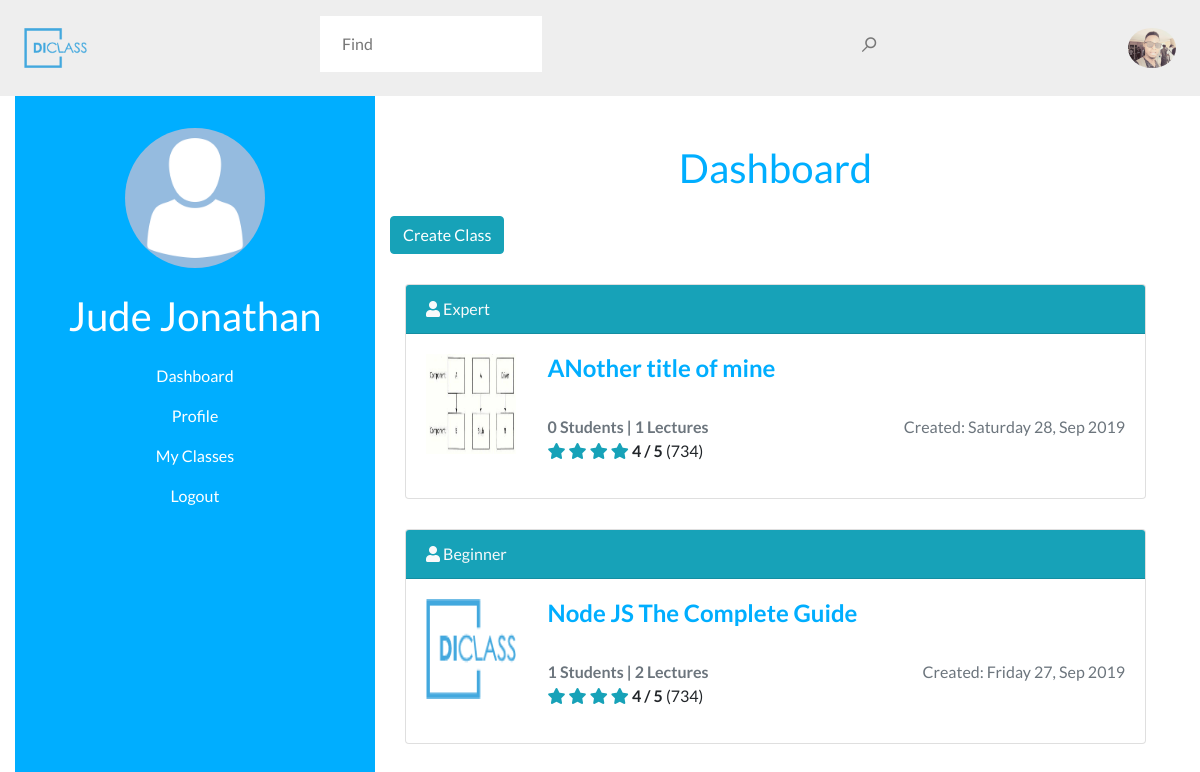
The page /teacher_dashboard.php (signed in) on the database its author committed.
### tables this page shows
CREATE TABLE `teachers` (
  `teacher_id` int(255) NOT NULL,
  `email` varchar(100) NOT NULL,
  `fullname` varchar(100) NOT NULL,
  `bio` varchar(300) NOT NULL,
  `password` varchar(100) NOT NULL,
  `phone` varchar(30) NOT NULL,
  `teacher_photo` varchar(300) NOT NULL,
  `date` datetime NOT NULL DEFAULT CURRENT_TIMESTAMP
);

CREATE TABLE `class` (
  `class_id` int(255) NOT NULL,
  `teacher_id` int(255) NOT NULL,
  `title` varchar(150) NOT NULL,
  `level` varchar(100) NOT NULL,
  `description` text NOT NULL,
  `date_created` datetime NOT NULL DEFAULT CURRENT_TIMESTAMP,
  `completed` int(5) NOT NULL DEFAULT '0',
  `class_thumbnail` varchar(200) NOT NULL
);

### teacher_dashboard.php (the view, shortened to what this page needs)
<?php session_start();
include 'includes/db_connection.php';
$teacher_id = $_SESSION['id'];
include 'includes/head.php';
?>
<body>
<?php
 include 'includes/header.php';
 ?>
    <div class="container-fluid">
        <?php
        include 'includes/teacher_sidebar.php';
        ?>
        <main class="add-course">
            <h1 class="text-center main-color">Dashboard</h1>
            <a href="create_class.php" class="btn btn-info pull-left">Create Class</a> <br>
            <div class="container">
            <?php
            $query = mysqli_query($con, "SELECT * FROM class WHERE teacher_id = '$teacher_id' ORDER BY class_id DESC ")or die(mysqli_error($con));
            $lectures = mysqli_num_rows($query);
            if($lectures == 0){
                echo "<h1 class='text-center mt-5'>You have no Class! Create one <a href='create_class.php'>Here</a></h1>";
            }else{
                while($row = mysqli_fetch_array($query)){
                    $cid = $row['class_id'];
                    $std_query = mysqli_query($con, "SELECT * FROM student_class WHERE class_id = '$cid'")or die(mysqli_error($con));
                    $students = mysqli_num_rows($std_query);
                    $l_query = mysqli_query($con, "SELECT * FROM class_items WHERE class_id = '$cid'")or die(mysqli_error($con));
                    $lectures_count = mysqli_num_rows($l_query);
                     ?>
                <div class="card" style="margin-top: 30px;">
                    <div class="card-header bg-info text-light"><i class="fa fa-user text-light"></i> <?php echo ucfirst($row['level']) ?> </div>
                    <div class="card-body">
                        <div class="row">
                            <div class="col-md-2">
                            <?php
                                if($row['class_thumbnail'] == ''){ ?>
                                    <img src="assets/logo.png" height="100" width="90">
                                <?php }else{ ?>
                                    <img src="<?php echo $row['class_thumbnail'] ?>" height="100" width="90">
                              <?php }
                            ?>
                            </div>
                            <div class="col-md-10">
                                <h4>
                                    <b>
                                    <a href="view_class.php?id=<?php echo $row['class_id'] ?>"> <?php echo $row['title'] ?> </a>
                                    </b>
                                </h4>
                                <br>
                                <span class="text-muted text-small"><b><?php echo $students ?> Students | <?php echo $lectures_count ?> Lectures</b></span>
                                <span class="text-muted text-small" style="float: right">Created: <?php echo date("l j, M Y", strtotime($row['date_created'])); ?></span>
                                <br>
                                <i class="fa fa-star text-info"></i>
                                <i class="fa fa-star text-info"></i>
                                <i class="fa fa-star text-info"></i>
                                <i class="fa fa-star text-info"></i>
                                <b>4 / 5</b> (734)
                            </div>
                        </div>
                    </div>
                </div>
                <?php } ?>
                <?php } ?>
            </div>
        </main>
    </div>
</body>
</html>

### includes/header.php (shortened to what this page needs)
<header id="header">
        <img src="assets/logo.png" alt="Team Dinlas" height="60">
        <form action="search.php">
            <label for="search">
                <input type="search" name="q" id="search" placeholder="Find your classes">
                <span>&telrec;</span>
            </label>
        </form>
        <?php
$tid = $_SESSION['id'];
        if($_SESSION['type'] == 'teacher'){
$tq = mysqli_query($con, "SELECT * FROM teachers WHERE teacher_id = '$tid'") or die(mysqli_error($con));
$tqr = mysqli_fetch_array($tq);
?>
        <?php
if ($tqr['teacher_photo'] == '') {?>
            <a href=""><img src="assets/avatar.png" alt="<?php echo $tqr['fullname'] ?>" width="50" height="50" class="avatar"></a>
       <?php } else {?>
            <a href=""><img src="<?php echo $tqr['teacher_photo'] ?>" alt="<?php echo $tqr['fullname'] ?>" width="50" height="50" class="avatar"></a>
       <?php }
        }
?>
    </header>

### style.css (style rules this page uses)
* { margin: 0; padding: 0; box-sizing: border-box; }
.container { position: relative; }
.container:after { content: " "; display: table; clear: both; }
.text-center { text-align: center; }
.main-color { color: #00AEFF; }
body { font-size: 100%; font-family: 'Lato', sans-serif; }
::placeholder { color: #00AEFF }
p, h1, img, button { margin-bottom: 24px; }
a { color: #00AEFF; }
#header { display: flex; justify-content: space-between; align-items: center; padding: 1rem 1.5rem; background: #eee; }
#header img { margin-bottom: 0; height: 40px; width: auto; }
#header form, .faq-searchform { width: 50%; position: relative; }
#header span, .faq-searchform span { position: absolute; right: 1rem; font-size: 2rem; color: #777; }
#header input, #footer input, #footer .submit, .faq-searchform input { padding: 1rem 1.4rem; border: none; }
.avatar { border-radius: 50%; }
#header input::placeholder, #footer input::placeholder { color: #777; display: none; width: 30px; }
.add-course { padding: 3rem 1.5rem; }
@media screen and (min-width: 1000px) { .add-course { width: 70%; position: relative; left: 30%; } }

### rows shown on the page
teachers: teacher_photo (picture)
class: level "Expert", class_thumbnail (picture), title "ANother title of mine", students "0", lectures_count "1", date_created "Saturday 28, Sep 2019"
class: level "Beginner", title "Node JS The Complete Guide", students "1", lectures_count "2", date_created "Friday 27, Sep 2019"
